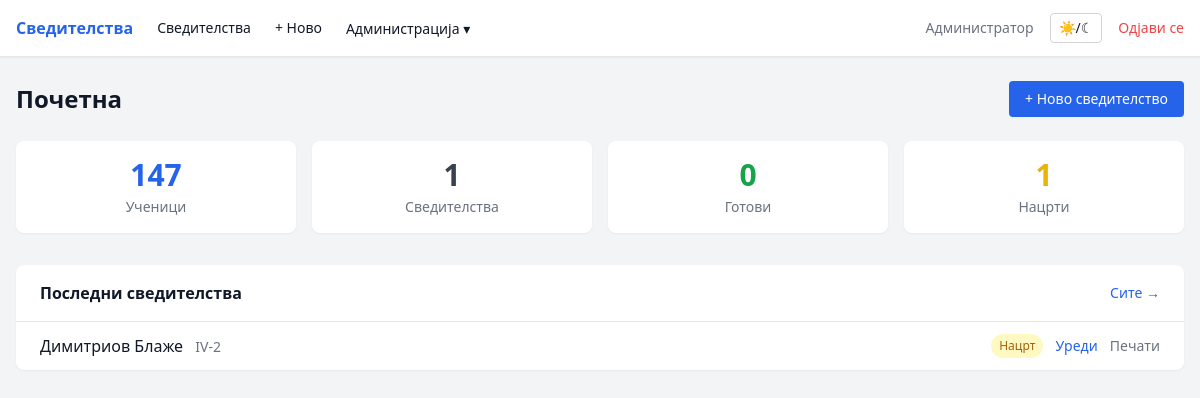
Page / (signed in) on the earlier database version.
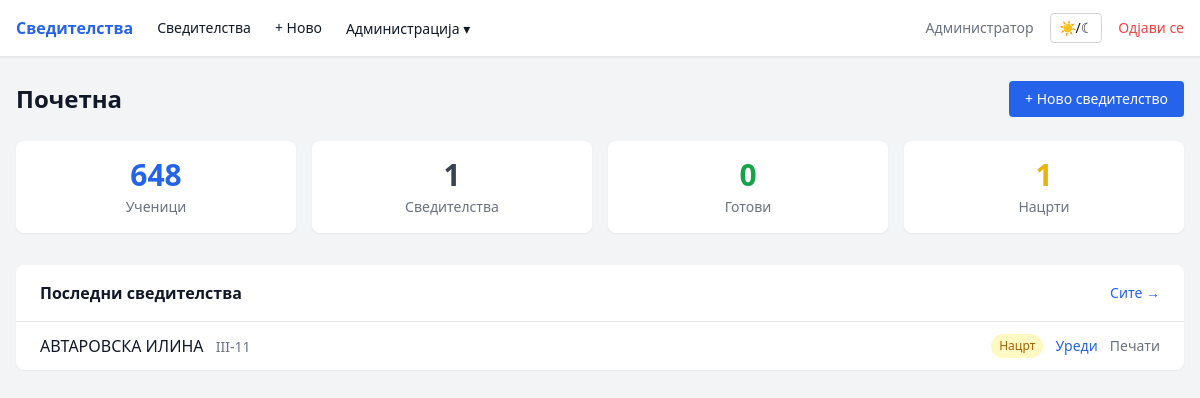
Same page on the later database version.
### tables this page shows
CREATE TABLE certificates (
            id INTEGER PRIMARY KEY AUTOINCREMENT,
            student_id INTEGER,
            student_name TEXT,
            class_id INTEGER,
            school_year TEXT,
            attempt_number TEXT,
            class_year TEXT,
            main_book_number TEXT,
            subjects_grades TEXT DEFAULT '[]',
            behavior TEXT,
            absences_justified TEXT,
            absences_unjustified TEXT,
            completed_year TEXT,
            education_type TEXT,
            area TEXT,
            profile TEXT,
            overall_grade TEXT,
            place TEXT,
            cert_date TEXT,
            del_br TEXT,
            verification_act TEXT,
            verification_date TEXT,
            verification_issued_by TEXT,
            status TEXT NOT NULL DEFAULT 'draft',
            created_by INTEGER,
            created_at TIMESTAMP DEFAULT CURRENT_TIMESTAMP,
            updated_at TIMESTAMP DEFAULT CURRENT_TIMESTAMP, parent_name TEXT, birth_date TEXT, birth_place TEXT, birth_municipality TEXT, birth_country TEXT, citizenship TEXT, completed_year_top TEXT, main_book_year TEXT, class_teacher TEXT, director TEXT,
            FOREIGN KEY (student_id) REFERENCES students(id),
            FOREIGN KEY (class_id) REFERENCES classes(id),
            FOREIGN KEY (created_by) REFERENCES users(id)
        );

CREATE TABLE classes (
            id INTEGER PRIMARY KEY AUTOINCREMENT,
            name TEXT UNIQUE NOT NULL
        );

### app.py (the view)
@app.route('/')
@login_required
def dashboard():
    classes = db.get_user_classes(current_user.id, current_user.role)
    recent = db.get_certificates(current_user.id, current_user.role)[:10]
    stats = db.get_stats() if current_user.role == 'admin' else None
    return render_template('dashboard.html', classes=classes, recent=recent, stats=stats)

### app.py (called while the page is built)
@login_manager.user_loader
def load_user(user_id):
    return db.get_user_by_id(user_id)

### database.py (called while the page is built)
def get_db():
    conn = sqlite3.connect(DB_PATH)
    conn.row_factory = sqlite3.Row
    conn.execute('PRAGMA foreign_keys = ON')
    return conn

def get_user_by_id(user_id):
    conn = get_db()
    row = conn.execute('SELECT * FROM users WHERE id = ?', (user_id,)).fetchone()
    conn.close()
    return User(row['id'], row['username'], row['role'], row['full_name']) if row else None

def get_user_classes(user_id, role):
    conn = get_db()
    if role == 'admin':
        rows = conn.execute('SELECT * FROM classes ORDER BY name').fetchall()
    else:
        rows = conn.execute('''
            SELECT c.* FROM classes c
            JOIN user_classes uc ON c.id = uc.class_id
            WHERE uc.user_id = ? ORDER BY c.name
        ''', (user_id,)).fetchall()
    conn.close()
    return [dict(r) for r in rows]

### templates/dashboard.html (shortened to what this page needs)
{% extends 'base.html' %}
{% block content %}
<div class="mb-6 flex items-center justify-between">
    <h1 class="text-2xl font-bold">Почетна</h1>
    <a href="{{ url_for('certificate_new') }}"
        class="px-4 py-2 bg-blue-600 hover:bg-blue-700 text-white rounded text-sm font-medium transition">
        + Ново сведителство
    </a>
</div>
{% if stats %}
<div class="grid grid-cols-2 md:grid-cols-4 gap-4 mb-8">
    <div class="bg-white dark:bg-gray-800 rounded-lg p-4 shadow-sm text-center">
        <div class="text-3xl font-bold text-blue-600">{{ stats.students }}</div>
        <div class="text-sm text-gray-500 dark:text-gray-400 mt-1">Ученици</div>
    </div>
    <div class="bg-white dark:bg-gray-800 rounded-lg p-4 shadow-sm text-center">
        <div class="text-3xl font-bold text-gray-700 dark:text-gray-200">{{ stats.certificates }}</div>
        <div class="text-sm text-gray-500 dark:text-gray-400 mt-1">Сведителства</div>
    </div>
    <div class="bg-white dark:bg-gray-800 rounded-lg p-4 shadow-sm text-center">
        <div class="text-3xl font-bold text-green-600">{{ stats.ready }}</div>
        <div class="text-sm text-gray-500 dark:text-gray-400 mt-1">Готови</div>
    </div>
    <div class="bg-white dark:bg-gray-800 rounded-lg p-4 shadow-sm text-center">
        <div class="text-3xl font-bold text-yellow-500">{{ stats.draft }}</div>
        <div class="text-sm text-gray-500 dark:text-gray-400 mt-1">Нацрти</div>
    </div>
</div>
{% endif %}
<div class="bg-white dark:bg-gray-800 rounded-lg shadow-sm">
    <div class="px-6 py-4 border-b border-gray-200 dark:border-gray-700 flex items-center justify-between">
        <h2 class="font-semibold">Последни сведителства</h2>
        <a href="{{ url_for('certificates_list') }}" class="text-sm text-blue-600 dark:text-blue-400 hover:underline">Сите →</a>
    </div>
    {% if recent %}
    <div class="divide-y divide-gray-100 dark:divide-gray-700">
        {% for cert in recent %}
        <div class="px-6 py-3 flex items-center justify-between">
            <div>
                <span class="font-medium">{{ cert.student_name or '—' }}</span>
                <span class="text-sm text-gray-500 dark:text-gray-400 ml-2">{{ cert.class_name or '' }}</span>
            </div>
            <div class="flex items-center gap-3">
                <span class="text-xs px-2 py-1 rounded-full
                    {% if cert.status == 'ready' %}bg-green-100 text-green-700 dark:bg-green-900 dark:text-green-300
                    {% else %}bg-yellow-100 text-yellow-700 dark:bg-yellow-900 dark:text-yellow-300{% endif %}">
                    {{ 'Готово' if cert.status == 'ready' else 'Нацрт' }}
                </span>
                <a href="{{ url_for('certificate_edit', cert_id=cert.id) }}" class="text-sm text-blue-600 dark:text-blue-400 hover:underline">Уреди</a>
                <a href="{{ url_for('certificate_print', cert_id=cert.id) }}" class="text-sm text-gray-500 hover:text-gray-700 dark:hover:text-gray-300">Печати</a>
            </div>
        </div>
        {% endfor %}
    </div>
    {% else %}
    <div class="px-6 py-8 text-center text-gray-400">
        Нема сведителства. <a href="{{ url_for('certificate_new') }}" class="text-blue-600 dark:text-blue-400 hover:underline">Креирај prvo.</a>
    </div>
    {% endif %}
</div>
{% endblock %}

Differences in the rows shown:
removed certificates: student_name "Димитриов Блаже", name "IV-2", status "Нацрт"
added certificates: student_name "АВТАРОВСКА ИЛИНА", name "III-11", status "Нацрт"
Other differences:
{{ stats.students }}: "147" → "648"
